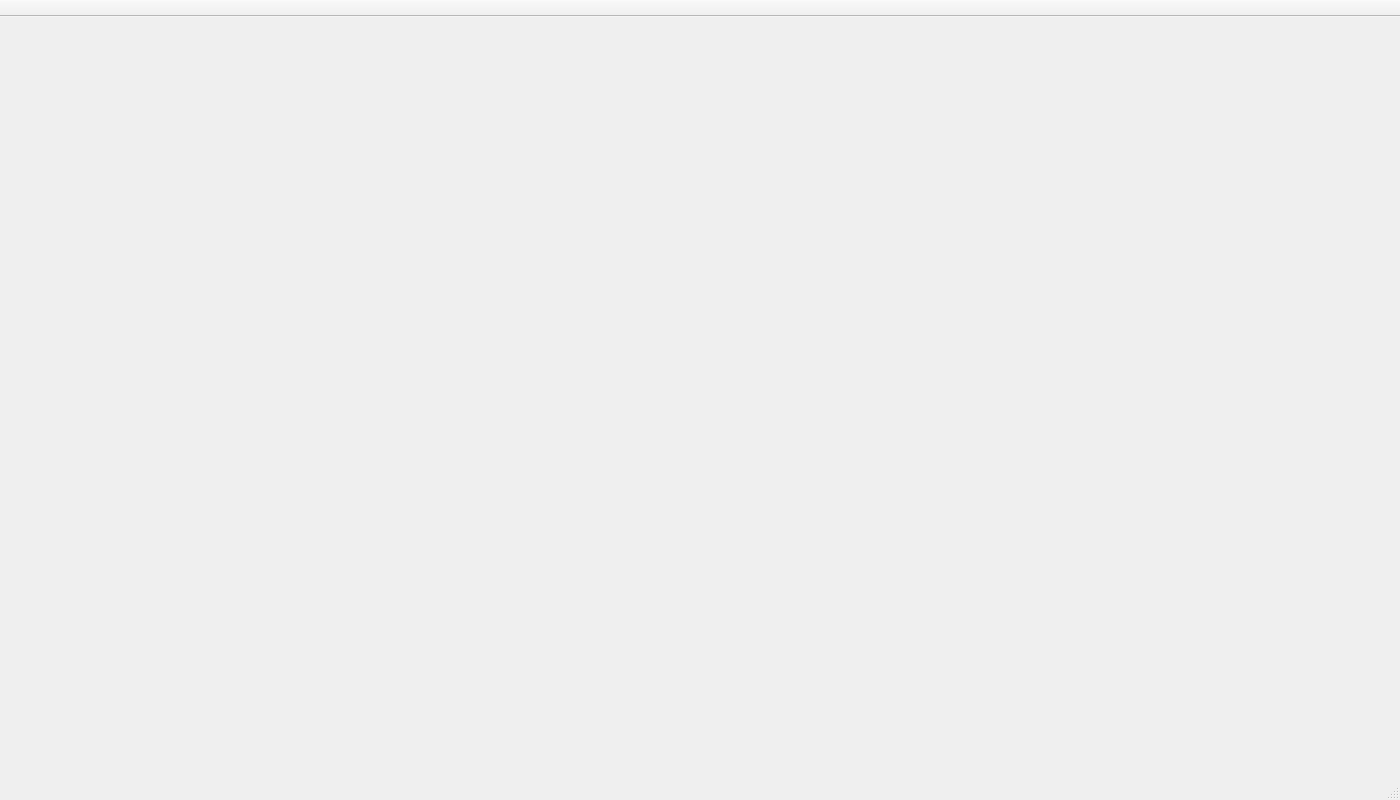
<?xml version="1.0" encoding="UTF-8"?>
<ui version="4.0">
 <class>MainWindow</class>
 <widget class="QMainWindow" name="MainWindow">
  <property name="geometry">
   <rect>
    <x>0</x>
    <y>0</y>
    <width>1400</width>
    <height>800</height>
   </rect>
  </property>
  <property name="windowTitle">
   <string>HealthyPi v4 Monitor</string>
  </property>
  <widget class="QWidget" name="centralwidget">
   <layout class="QHBoxLayout" name="root_layout">
    <property name="spacing">
     <number>8</number>
    </property>
    <property name="leftMargin">
     <number>8</number>
    </property>
    <property name="topMargin">
     <number>8</number>
    </property>
    <property name="rightMargin">
     <number>8</number>
    </property>
    <property name="bottomMargin">
     <number>8</number>
    </property>
    <item>
     <!-- Vitals panel — fixed width, promoted to VitalsPanel -->
     <widget class="VitalsPanel" name="vitals_panel" native="true">
      <property name="maximumWidth">
       <number>200</number>
      </property>
      <property name="minimumWidth">
       <number>190</number>
      </property>
     </widget>
    </item>
    <item stretch="1">
     <!-- Plots area — QWidget, layout populated at runtime -->
     <widget class="QWidget" name="plots_container">
      <layout class="QVBoxLayout" name="plots_layout">
       <property name="spacing">
        <number>6</number>
       </property>
       <property name="leftMargin">
        <number>0</number>
       </property>
       <property name="topMargin">
        <number>0</number>
       </property>
       <property name="rightMargin">
        <number>0</number>
       </property>
       <property name="bottomMargin">
        <number>0</number>
       </property>
      </layout>
     </widget>
    </item>
    <item>
     <!-- Plugin panel — QWidget, populated at runtime -->
     <widget class="QWidget" name="plugin_container">
      <property name="maximumWidth">
       <number>220</number>
      </property>
      <property name="minimumWidth">
       <number>200</number>
      </property>
     </widget>
    </item>
   </layout>
  </widget>
  <widget class="QToolBar" name="main_toolbar">
   <property name="windowTitle">
    <string>Main toolbar</string>
   </property>
   <property name="movable">
    <bool>false</bool>
   </property>
   <attribute name="toolBarArea">
    <enum>TopToolBarArea</enum>
   </attribute>
   <attribute name="toolBarBreak">
    <bool>false</bool>
   </attribute>
   <!-- Toolbar widgets are added programmatically (port combo, buttons, etc.)
        because QToolBar widget children cannot be reliably positioned via .ui -->
  </widget>
  <widget class="QStatusBar" name="statusbar"/>
 </widget>
 <customwidgets>
  <customwidget>
   <class>VitalsPanel</class>
   <extends>QWidget</extends>
   <header>ui.vitals_panel</header>
   <container>1</container>
  </customwidget>
 </customwidgets>
 <resources/>
 <connections/>
</ui>
